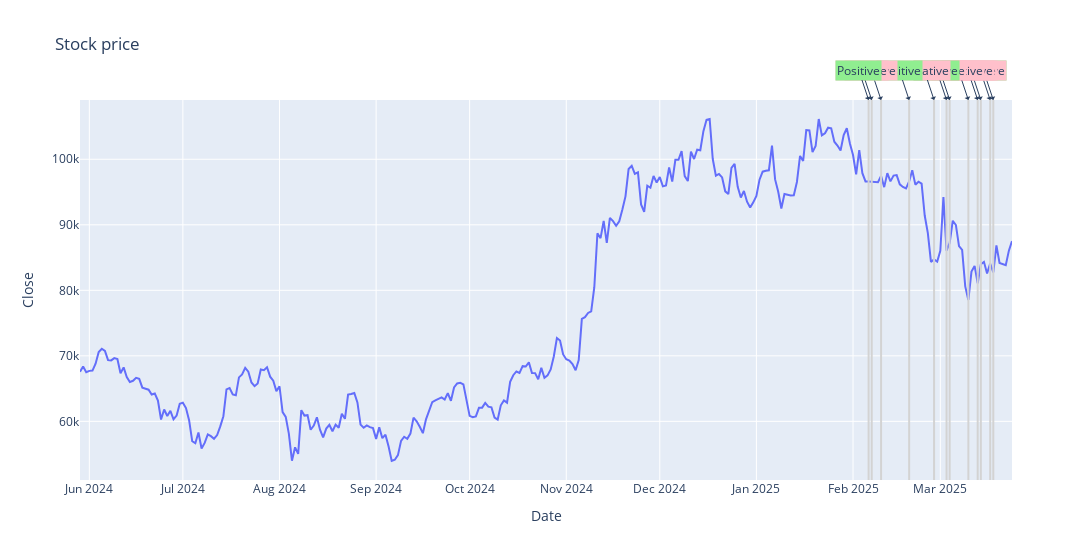

Notebook code cell kept with this figure:
### Code cell
plot_price_with_news(price_df, news_headlines_df).show()

### Figure 1 — Plotly figure (JSON) as saved in the notebook; plotly's stock layout.template omitted (floating-point values rounded to 4 significant figures; data arrays with more than 128 entries replaced by an {"elided": "..."} marker saying what was removed)
{"data": [{"hovertemplate": "Date=%{x}<br>Close=%{y}<extra></extra>", "legendgroup": "", "line": {"color": "#636efa", "dash": "solid"}, "marker": {"symbol": "circle"}, "mode": "lines", "name": "", "orientation": "v", "showlegend": false, "type": "scatter", "x": {"elided": "300 str values"}, "xaxis": "x", "y": {"elided": "300 float values"}, "yaxis": "y"}], "layout": {"annotations": [{"align": "left", "arrowhead": 1, "bgcolor": "lightgreen", "hovertext": "Congressman Nick<br />Begich signals<br />growing support<br />for The Bitcoin<br />Act to acquire 1<br />million BTC", "showarrow": true, "text": "Positive", "x": "2025-03-18T00:00:00", "xref": "x", "y": 1, "yref": "paper"}, {"align": "left", "arrowhead": 1, "bgcolor": "pink", "hovertext": "Sentiment<br />analysis for<br />important coins.<br />Bitcoin<br />currently in<br />negative<br />territory", "showarrow": true, "text": "Negative", "x": "2025-03-17T00:00:00", "xref": "x", "y": 1, "yref": "paper"}, {"align": "left", "arrowhead": 1, "bgcolor": "pink", "hovertext": "Weekly: The Hour<br />Glass (AGS:<br />SGD1.58)<br />decreases 0.6%<br />on weak volume;<br />-1c [0.6%]", "showarrow": true, "text": "Negative", "x": "2025-03-14T00:00:00", "xref": "x", "y": 1, "yref": "paper"}, {"align": "left", "arrowhead": 1, "bgcolor": "pink", "hovertext": "B.C. court<br />grants<br />production order<br />to man defrauded<br />out of $26<br />million in<br />bitcoin", "showarrow": true, "text": "Negative", "x": "2025-03-13T00:00:00", "xref": "x", "y": 1, "yref": "paper"}, {"align": "left", "arrowhead": 1, "bgcolor": "pink", "hovertext": "Recession risks<br />roil markets as<br />investors dump<br />stocks, bitcoin", "showarrow": true, "text": "Negative", "x": "2025-03-10T00:00:00", "xref": "x", "y": 1, "yref": "paper"}, {"align": "left", "arrowhead": 1, "bgcolor": "pink", "hovertext": "Backlash to<br />crypto-reserve<br />plan raises<br />doubts on its<br />prospects", "showarrow": true, "text": "Negative", "x": "2025-03-04T00:00:00", "xref": "x", "y": 1, "yref": "paper"}, {"align": "left", "arrowhead": 1, "bgcolor": "lightgreen", "hovertext": "Saylor predicts<br />Bitcoin's<br />monumental rise<br />under Trump's<br />crypto<br />initiative", "showarrow": true, "text": "Positive", "x": "2025-03-03T00:00:00", "xref": "x", "y": 1, "yref": "paper"}, {"align": "left", "arrowhead": 1, "bgcolor": "pink", "hovertext": "Crypto Fear and<br />Greed Index hits<br />three-year low<br />as sell-off from<br />recent buyers<br />weighs on<br />Bitcoin", "showarrow": true, "text": "Negative", "x": "2025-02-27T00:00:00", "xref": "x", "y": 1, "yref": "paper"}, {"align": "left", "arrowhead": 1, "bgcolor": "lightgreen", "hovertext": "Athena Bitcoin<br />Global (ABIT:<br />6.28c) soars<br />10%; +0.58c<br />[10.2%]", "showarrow": true, "text": "Positive", "x": "2025-02-19T00:00:00", "xref": "x", "y": 1, "yref": "paper"}, {"align": "left", "arrowhead": 1, "bgcolor": "pink", "hovertext": "Man pleads<br />guilty to role<br />in SEC social<br />media account<br />hack that led<br />the price of<br />bitcoin to spike", "showarrow": true, "text": "Negative", "x": "2025-02-10T00:00:00", "xref": "x", "y": 1, "yref": "paper"}, {"align": "left", "arrowhead": 1, "bgcolor": "pink", "hovertext": "Weekly: The Hour<br />Glass (AGS:<br />SGD1.55) keeps<br />sliding: down<br />2.5% in 3 weeks;<br />-2c [1.3%]", "showarrow": true, "text": "Negative", "x": "2025-02-07T00:00:00", "xref": "x", "y": 1, "yref": "paper"}, {"align": "left", "arrowhead": 1, "bgcolor": "lightgreen", "hovertext": "Brazil's<br />Galipolo sees<br />surge in crypto<br />use, says 90% of<br />flow tied to<br />stablecoins", "showarrow": true, "text": "Positive", "x": "2025-02-06T00:00:00", "xref": "x", "y": 1, "yref": "paper"}], "legend": {"tracegroupgap": 0}, "shapes": [{"line": {"color": "lightgrey"}, "type": "line", "x0": "2025-03-18T00:00:00", "x1": "2025-03-18T00:00:00", "xref": "x", "y0": 0, "y1": 1, "yref": "y domain"}, {"line": {"color": "lightgrey"}, "type": "line", "x0": "2025-03-17T00:00:00", "x1": "2025-03-17T00:00:00", "xref": "x", "y0": 0, "y1": 1, "yref": "y domain"}, {"line": {"color": "lightgrey"}, "type": "line", "x0": "2025-03-14T00:00:00", "x1": "2025-03-14T00:00:00", "xref": "x", "y0": 0, "y1": 1, "yref": "y domain"}, {"line": {"color": "lightgrey"}, "type": "line", "x0": "2025-03-13T00:00:00", "x1": "2025-03-13T00:00:00", "xref": "x", "y0": 0, "y1": 1, "yref": "y domain"}, {"line": {"color": "lightgrey"}, "type": "line", "x0": "2025-03-10T00:00:00", "x1": "2025-03-10T00:00:00", "xref": "x", "y0": 0, "y1": 1, "yref": "y domain"}, {"line": {"color": "lightgrey"}, "type": "line", "x0": "2025-03-04T00:00:00", "x1": "2025-03-04T00:00:00", "xref": "x", "y0": 0, "y1": 1, "yref": "y domain"}, {"line": {"color": "lightgrey"}, "type": "line", "x0": "2025-03-03T00:00:00", "x1": "2025-03-03T00:00:00", "xref": "x", "y0": 0, "y1": 1, "yref": "y domain"}, {"line": {"color": "lightgrey"}, "type": "line", "x0": "2025-02-27T00:00:00", "x1": "2025-02-27T00:00:00", "xref": "x", "y0": 0, "y1": 1, "yref": "y domain"}, {"line": {"color": "lightgrey"}, "type": "line", "x0": "2025-02-19T00:00:00", "x1": "2025-02-19T00:00:00", "xref": "x", "y0": 0, "y1": 1, "yref": "y domain"}, {"line": {"color": "lightgrey"}, "type": "line", "x0": "2025-02-10T00:00:00", "x1": "2025-02-10T00:00:00", "xref": "x", "y0": 0, "y1": 1, "yref": "y domain"}, {"line": {"color": "lightgrey"}, "type": "line", "x0": "2025-02-07T00:00:00", "x1": "2025-02-07T00:00:00", "xref": "x", "y0": 0, "y1": 1, "yref": "y domain"}, {"line": {"color": "lightgrey"}, "type": "line", "x0": "2025-02-06T00:00:00", "x1": "2025-02-06T00:00:00", "xref": "x", "y0": 0, "y1": 1, "yref": "y domain"}], "title": {"text": "Stock price"}, "width": 1200, "xaxis": {"anchor": "y", "domain": [0, 1], "title": {"text": "Date"}}, "yaxis": {"anchor": "x", "domain": [0, 1], "title": {"text": "Close"}}}}
